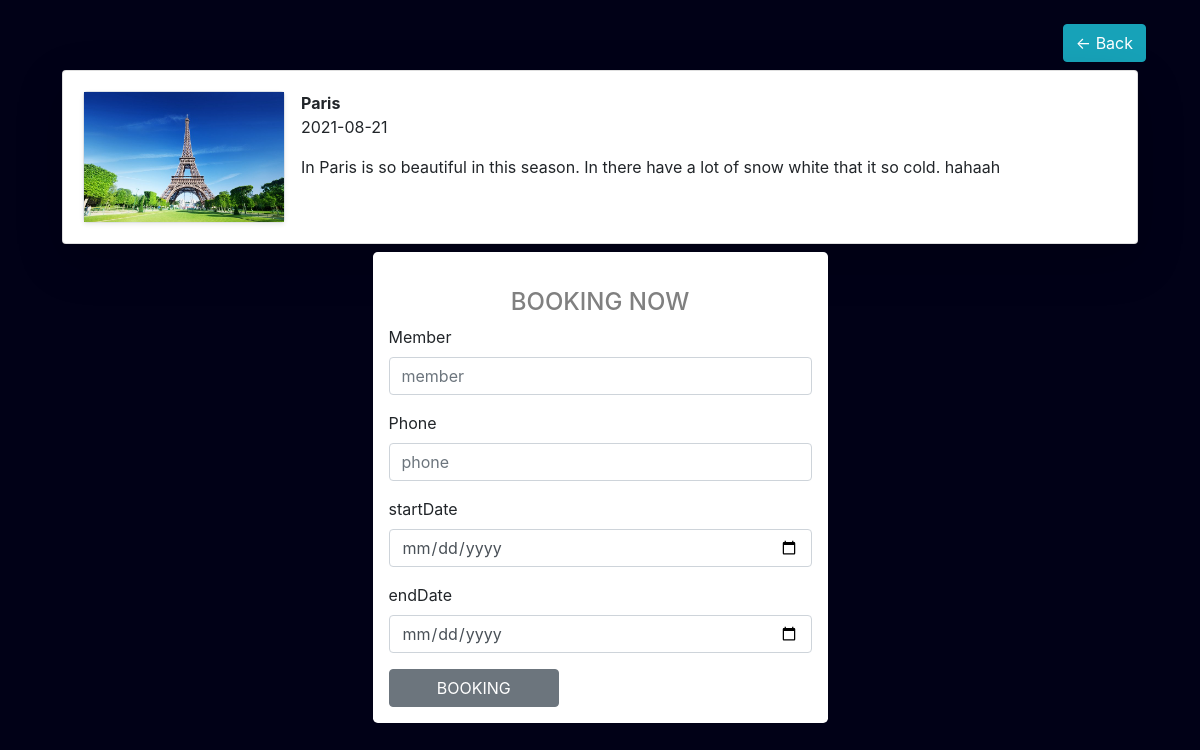
/readmore/detail.php?id=13, run on the app's committed database.
### tables this page shows
CREATE TABLE `travels` (
  `travelID` int(11) NOT NULL,
  `places` varchar(50) NOT NULL,
  `image` varchar(255) NOT NULL,
  `description` varchar(255) NOT NULL,
  `categoryID` int(11) NOT NULL,
  `date` date DEFAULT NULL
);

### database/database.php (called while the page is built, shortened)
<?php
    function db() {
        return new mysqli('localhost','root','','travel_management');
    }
    function getOnedata($id){
        return db()->query("SELECT * FROM travels WHERE travelID = $id");
    }

### readmore/detail.php (the view)
<?php
    require_once('../partial/header.php');
?>
    <div class="container p-4">
        <div class="d-flex justify-content-end">
            <button class="btn btn-info" onclick="window.history.back();">&#8592; Back</button>
        </div>
    <?php
        require_once('../database/database.php');
        $id=$_GET['id'];
        $list_places =getOnedata($id);
        foreach ($list_places as $list) :
    ?>
    <div class="card m-2 shadow-lg  bg-white rounded">
        <div class="card-body">
            <div class="d-flex ">
                <div class="card-image mr-3 border shadow-sm  bg-white rounded">
                    <img class="img-fluid" width="200" height="200" src="../assets/images/<?= $list['image'] ?>" alt="image">
                </div>
                <div class="info">
                    <strong class="display-title"><?= $list['places'] ?></strong>
                    <p> <?= $list['date'] ?></p>
                    <p><?= $list['description'] ?></p>
                </div>
            </div>
        </div>
    </div>
        <form action="#" method="post" class="rounded-lg col-lg-5 col-md-4 m-auto bg-white p-3" >
                <div class="text-center">
                    <h4>BOOKING NOW</h4>
                </div>
                <div class="form-group">
                    <label for="number">Member</label>
                    <input type="number" name="member" required class="form-control" id="member" placeholder="member" length="8">
                </div>
                <div class="form-group">
                    <label for="phone">Phone</label>
                    <input type="number" name="phone" required class="form-control" id="phone" placeholder="phone" length="8">
                </div>
                <div class="form-group">
                    <label for="number">startDate</label>
                    <input type="date" name="startDate" class="form-control" id="startDate" placeholder="startDate">
                </div>
                <div class="form-group">
                    <label for="number">endDate</label>
                    <input type="date" name="endDate" class="form-control" id="endDate" placeholder="endDate">
                </div>
                <div class="form-row">
                    <div class="col-5">
                        <a href="../pages/home.php"><button type="submit" class="btn btn-secondary w-100">BOOKING</button></a>
                    </div>
                </div>
    <?php endforeach; ?>
</div>

### assets/css/style.css (style rules this page uses)
body { margin: 0; padding: 0; font-family: sans-serif; }

### partial/header.php (style rules this page uses)
body { margin: 0; padding: 0; background: #010117; }
h4 { text-align: center; margin-top: 20px; color: gray; }

### data on the page
travels: image (picture), places "Paris", date "2021-08-21", description "In Paris is so beautiful in this season. In there have a lot of snow white that it so cold. hahaah"
